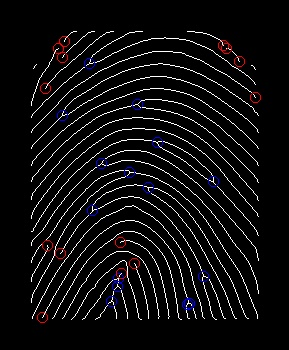
#> input picture extacted_image.jpg, 289 x 350 px
$ python -i enhancement.py   (imports and definitions only)   (older library calls are emulated)
#> lines starting #> are read from the running program, lines starting #| are printed output that depends on the picture; after the words box and inside, x2 and y2 are one past the last pixel; in counts of white or black regions, pixels touching at a corner belong together; long printed decimals are rounded
import numpy as np
import cv2
from scipy import signal
from scipy import ndimage
import math
import scipy
import sys
import skimage
import skimage.morphology
from skimage.morphology import convex_hull_image, erosion
from skimage.morphology import square
from scipy import ndimage
from scipy import signal
import matplotlib.pyplot as plt

# from functions import Functions


class FingerprintImageEnhancer(object):
    # Set intial parameters
    def __init__(self):

        # image block size
        self.ridge_segment_blksze = 16

        # set the mask threshold (true as  its a ridge / valley)
        self.ridge_segment_thresh = 0.1

        # first gaussian kernal sigma
        self.gradient_sigma = 1
        # second gaussian kernal sigma used for smoothing
        self.block_sigma = 7
        # sigma for sine cosine smoothing using gaussian kernal
        self.orient_smooth_sigma = 7

        # determine the fequency block size
        self.ridge_freq_blksze = 38
        self.ridge_freq_windsze = 5
        self.min_wave_length = 10
        self.max_wave_length = 15

        self.kx = 0.9
        self.ky = 0.9
        self.angleInc = 3
        self.ridge_filter_thresh = -3

        self._mask = []
        self._normim = []
        self._orientim = []
        self._mean_freq = []
        self._median_freq = []
        self._freq = []
        self._freqim = []

        # self._binim = []
        self._binim = []

# ----------------------------------------------------------------------------------------------------------------------------------------------
# Make normalization (The __normalise method is used to normalize an input image by subtracting its mean and dividing by its standard deviation)
# The purpose of normalization is to transform the pixel values to a standard scale or distribution, making them more suitable for further processing or analysis.
    def __normalise(self, img, mean, std):
        if(np.std(img) == 0):
            raise ValueError("Image standard deviation is 0. Please review image again")
        normed = (img - np.mean(img)) / (np.std(img))
        return (normed)


# ----------------------------------------------------------------------------------------------------------------------------------------------
# The __ridge_segment function is used for segmenting ridges in a fingerprint image
# Ouput:      normim   - Image where the ridge regions are renormalised to
#                        have zero mean, unit standard deviation.
#              mask    - Mask indicating ridge-like regions of the image,
#                        0 for non ridge regions, 1 for ridge regions.
#              maskind - Vector of indices of locations within the mask.
    def __ridge_segment(self, img):

        # image row and columns
        rows, cols = img.shape

        # normalise to get zero mean and unit standard deviation
        im = self.__normalise(img, 0, 1)

        # # Show normalized image
        # plt.imshow(im, cmap='gray')
        # plt.title("Normalized Image")
        # plt.axis('off')
        # plt.show()


        # The function calculates the dimensions (new_rows and new_cols) of a padded image based on the block size (self.ridge_segment_blksze).
        # The padded image is resized to ensure that it can be divided into blocks of the specified size without any remainder.
        new_rows = np.int(self.ridge_segment_blksze * np.ceil((np.float(rows)) / (np.float(self.ridge_segment_blksze))))
        new_cols = np.int(self.ridge_segment_blksze * np.ceil((np.float(cols)) / (np.float(self.ridge_segment_blksze))))
        # A new array padded_img of zeros is created with the dimensions of the padded image.
        padded_img = np.zeros((new_rows, new_cols))
        stddevim = np.zeros((new_rows, new_cols))
        padded_img[0:rows][:, 0:cols] = im

        for i in range(0, new_rows, self.ridge_segment_blksze):
            for j in range(0, new_cols, self.ridge_segment_blksze):
                # extract each block from the image
                block = padded_img[i:i + self.ridge_segment_blksze][:, j:j + self.ridge_segment_blksze]
                # make an array with the same block size updated with the standared deviation values
                stddevim[i:i + self.ridge_segment_blksze][:, j:j + self.ridge_segment_blksze] = np.std(block) * np.ones(block.shape)

        # The calculated stddevim array is assigned to the corresponding block region in the stddevim array, which has the same dimensions as the padded image.
        # The stddevim array is cropped to the original dimensions of the image using array indexing (stddevim = stddevim[0:rows][:, 0:cols]).
        stddevim = stddevim[0:rows][:, 0:cols]
        # A binary mask (self._mask) is created by comparing the values in the stddevim array with a threshold value (self.ridge_segment_thresh)
        self._mask = stddevim > self.ridge_segment_thresh

        # The mean and standard deviation values of the normalized image (im) are computed only for the pixels identified by the mask (self._mask).
        mean_val = np.mean(im[self._mask])
        std_val = np.std(im[self._mask])

        # final segmentation output after second normalization (_normim)
        self._normim = (im - mean_val) / (std_val)

        # Print statements for debugging
        print("Image shape:", img.shape)
        print("Normalized image shape:", im.shape)
        print("Padded image shape:", padded_img.shape)
        print("Stddev image shape:", stddevim.shape)
        print("Mask shape:", self._mask.shape)
        print("Mean value:", mean_val)
        print("Std value:", std_val)

        # # Show normalized image
        # plt.imshow(self._normim, cmap='gray')
        # plt.title("Normalized Image")
        # plt.axis('off')
        # plt.show()


#----------------------------------------------------------------------------------------------------------------------------------------------

# ridge orientation estimation
# Output:    orientim           - The orientation image in radians.
#                                 Orientation values are +ve clockwise
#                                 and give the direction *along* the
#                                 ridges.
    def __ridge_orient(self):

        # extracting the dimensions of the normalized image
        rows,cols = self._normim.shape

        # Calculate image gradients.
        # It is ensured to be an odd integer by adding 1 if it's even.
        sze = np.fix(6*self.gradient_sigma)
        if np.remainder(sze,2) == 0:
            sze = sze+1
        # A Gaussian kernel is generated using cv2.getGaussianKernel with a size of sze and standard deviation self.gradient_sigma.
        gauss = cv2.getGaussianKernel(np.int(sze),self.gradient_sigma)
        f = gauss * gauss.T

        # Gradient of Gaussian
        fy,fx = np.gradient(f)

        Gx = signal.convolve2d(self._normim, fx, mode='same')
        Gy = signal.convolve2d(self._normim, fy, mode='same')

        Gxx = np.power(Gx,2)
        Gyy = np.power(Gy,2)
        Gxy = Gx*Gy

        #Now smooth the covariance data to perform a weighted summation of the data.
        sze = np.fix(6*self.block_sigma)

        #generate another gaussian kernal
        gauss = cv2.getGaussianKernel(np.int(sze), self.block_sigma)
        f = gauss * gauss.T

        Gxx = ndimage.convolve(Gxx,f)
        Gyy = ndimage.convolve(Gyy,f)
        Gxy = 2*ndimage.convolve(Gxy,f)

        # Analytic solution of principal direction
        # np.finfo(float).eps is a small value (machine epsilon) added to avoid division by zero. It ensures numerical stability of the computation.
        denom = np.sqrt(np.power(Gxy,2) + np.power((Gxx - Gyy),2)) + np.finfo(float).eps
        # Sine and cosine of doubled angles
        sin2theta = Gxy/denom
        cos2theta = (Gxx-Gyy)/denom

        # If the variable self.orient_smooth_sigma is set, the code applies additional smoothing to the computed sin2theta and cos2theta values.
        # This smoothing is done to further refine and enhance the estimated ridge orientations.
        # This convolution applies a weighted average to smooth the angles and reduce any potential noise or inconsistencies.
        if self.orient_smooth_sigma:
            sze = np.fix(6*self.orient_smooth_sigma)
            if np.remainder(sze,2) == 0:
                sze = sze+1
            gauss = cv2.getGaussianKernel(np.int(sze), self.orient_smooth_sigma)
            f = gauss * gauss.T
            # Smoothed sine and cosine of doubled angles
            cos2theta = ndimage.convolve(cos2theta,f)
            sin2theta = ndimage.convolve(sin2theta,f)


        # he ridge orientations (self._orientim) are calculated by taking the arctangent of the ratio between sin2theta and cos2theta.
        # divided by 2(take one angle), and adding π/2 to the result.
        self._orientim = np.pi/2 + np.arctan2(sin2theta,cos2theta)/2

        # Print statements for debugging
        print(self._orientim)


#----------------------------------------------------------------------------------------------------------------------------------------------
# ridge frequency estimation
    def __ridge_freq(self):

        rows, cols = self._normim.shape
        # A frequency matrix (freq) of zeros with the same shape as the normalized image is initialized.
        freq = np.zeros((rows, cols))

        # iterates through blocks of size self.ridge_freq_blksze within the image using nested for loops.
        # This allows processing the image in smaller blocks to estimate the ridge frequency locally.
        for r in range(0, rows - self.ridge_freq_blksze, self.ridge_freq_blksze):
            for c in range(0, cols - self.ridge_freq_blksze, self.ridge_freq_blksze):

              # a block image (blkim) and its corresponding block orientation (blkor) are extracted from the normalized image (self._normim)
              # and the orientation map (self._orientim), respectively.
                blkim = self._normim[r:r + self.ridge_freq_blksze][:, c:c + self.ridge_freq_blksze]
                blkor = self._orientim[r:r + self.ridge_freq_blksze][:, c:c + self.ridge_freq_blksze]

                # The function self.__frequest is called to estimate the local ridge frequency for the current block
                # The estimated frequency values for the current block are assigned to the corresponding positions in the frequency matrix
                freq[r:r + self.ridge_freq_blksze][:, c:c + self.ridge_freq_blksze] = self.__frequest(blkim, blkor)


        # The resulting frequency matrix (freq) is multiplied element-wise by the binary mask (self._mask).
        # This step masks out the frequency values in areas outside the fingerprint region.
        self._freq = freq * self._mask


        # The frequency matrix is reshaped into a 1D array (freq_1d) using np.reshape.
        freq_1d = np.reshape(self._freq, (1, rows * cols))
        # The indices of the non-zero elements in the frequency array are obtained using np.where(freq_1d > 0).
        ind = np.where(freq_1d > 0)
        ind = np.array(ind)
        # The obtained indices are extracted as a 1D array (ind) using ind = ind[1, :].
        ind = ind[1, :]
        # The non-zero frequency values are extracted from the frequency array.
        non_zero_elems_in_freq = freq_1d[0][ind]

        self._mean_freq = np.mean(non_zero_elems_in_freq)
        self._freq = self._mean_freq * self._mask

#----------------------------------------------------------------------------------------------------------------------------------------------

# The __frequest function is responsible for estimating the local ridge frequency for a given block image (blkim) and its corresponding block orientation (blkor)

    def __frequest(self, blkim, blkor):

        rows, cols = np.shape(blkim)
        # The cosine and sine of twice the block orientation (blkor) are calculated using np.cos(2 * blkor) and np.sin(2 * blkor)
        # The average cosine and sine values are obtained using np.mean to represent the dominant orientation of the block.
        # This avoids wraparound problems at the origin.
        cosorient = np.mean(np.cos(2 * blkor))
        sinorient = np.mean(np.sin(2 * blkor))
        orient = math.atan2(sinorient, cosorient) / 2

        # The block image (blkim) is rotated by the calculated orientation (orient)
        rotim = scipy.ndimage.rotate(blkim, orient / np.pi * 180 + 90, axes=(1, 0), reshape=False, order=3,mode='nearest')

        # The rotated block image (rotim) is cropped to a square region with a size proportional to the original block size.
        # The cropping is done to remove any black borders resulting from the rotation.
        # This prevents the projection down the columns from being mucked up.
        cropsze = int(np.fix(rows / np.sqrt(2)))
        offset = int(np.fix((rows - cropsze) / 2))
        rotim = rotim[offset:offset + cropsze][:, offset:offset + cropsze]


        # Sum down the columns to get a projection of the grey values down the ridges.
        proj = np.sum(rotim, axis=0)
        # The projection is dilated using scipy.ndimage.grey_dilation to enhance the peaks representing the ridges
        dilation = scipy.ndimage.grey_dilation(proj, self.ridge_freq_windsze, structure=np.ones(self.ridge_freq_windsze))
        # This difference measures the prominence of the peaks in the projection.
        temp = np.abs(dilation - proj)

        peak_thresh = 2
        # A threshold (peak_thresh) is used to identify significant peaks.
        # The peaks are identified by comparing temp to the threshold and proj to its mean
        maxpts = (temp < peak_thresh) & (proj > np.mean(proj))
        maxind = np.where(maxpts)

        rows_maxind, cols_maxind = np.shape(maxind)

        # If the number of identified peaks is less than 2 (cols_maxind < 2), indicating a lack of significant peaks, a zero matrix is returned.
        if (cols_maxind < 2):
            return(np.zeros(blkim.shape))
        else:
            NoOfPeaks = cols_maxind
            waveLength = (maxind[0][cols_maxind - 1] - maxind[0][0]) / (NoOfPeaks - 1)
            if waveLength >= self.min_wave_length and waveLength <= self.max_wave_length:
                return(1 / np.double(waveLength) * np.ones(blkim.shape))
            else:
                return(np.zeros(blkim.shape))


#----------------------------------------------------------------------------------------------------------------------------------------------
# ridge filter using Gabor filters to enhance the visibility of ridges or features in an image
    def __ridge_filter(self):

        im = np.double(self._normim)
        rows, cols = im.shape
        # An empty image (newim) of the same size as the input image is created to store the filtered result.
        newim = np.zeros((rows, cols))

        # reshape the frequency spectrum
        freq_1d = np.reshape(self._freq, (1, rows * cols))
        # indices where the frequency is greater than 0 are extracted (ind).
        ind = np.where(freq_1d > 0)
        ind = np.array(ind)
        ind = ind[1, :]
        non_zero_elems_in_freq = freq_1d[0][ind]
        # The non-zero elements in the frequency spectrum are rounded and scaled to two decimal places.
        non_zero_elems_in_freq = np.double(np.round((non_zero_elems_in_freq * 100))) / 100
        # The unique values are obtained and stored in unfreq.
        unfreq = np.unique(non_zero_elems_in_freq)

        # The standard deviations (sigmax and sigmay) for the Gabor filter are calculated based on the smallest frequency value in unfreq and scaling factors (self.kx and self.ky).
        sigmax = 1 / unfreq[0] * self.kx
        sigmay = 1 / unfreq[0] * self.ky

        # The size of the Gabor filter (sze) is determined based on the maximum standard deviation among sigmax and sigmay.
        sze = np.int(np.round(3 * np.max([sigmax, sigmay])))

        # A meshgrid x and y is created to represent the coordinates of the Gabor filter.
        x, y = np.meshgrid(np.linspace(-sze, sze, (2 * sze + 1)), np.linspace(-sze, sze, (2 * sze + 1)))
        # The original Gabor filter is constructed by applying a Gaussian envelope and a sinusoidal carrier wave.
        reffilter = np.exp(-(((np.power(x, 2)) / (sigmax * sigmax) + (np.power(y, 2)) / (sigmay * sigmay)))) * np.cos(
            2 * np.pi * unfreq[0] * x)        # this is the original gabor filter

        filt_rows, filt_cols = reffilter.shape

        # The Gabor filter is rotated at different angles (self.angleInc) to generate a bank of Gabor filters (gabor_filter) spanning 180 degrees.
        angleRange = np.int(180 / self.angleInc)
        gabor_filter = np.array(np.zeros((angleRange, filt_rows, filt_cols)))
        for o in range(0, angleRange):
            rot_filt = scipy.ndimage.rotate(reffilter, -(o * self.angleInc + 90), reshape=False)
            gabor_filter[o] = rot_filt


        maxsze = int(sze)

        temp = self._freq > 0
        validr, validc = np.where(temp)

        temp1 = validr > maxsze
        temp2 = validr < rows - maxsze
        temp3 = validc > maxsze
        temp4 = validc < cols - maxsze

        final_temp = temp1 & temp2 & temp3 & temp4

        finalind = np.where(final_temp)

        maxorientindex = np.round(180 / self.angleInc)
        orientindex = np.round(self._orientim / np.pi * 180 / self.angleInc)

        # do the filtering
        for i in range(0, rows):
            for j in range(0, cols):
                if (orientindex[i][j] < 1):
                    orientindex[i][j] = orientindex[i][j] + maxorientindex
                if (orientindex[i][j] > maxorientindex):
                    orientindex[i][j] = orientindex[i][j] - maxorientindex
        finalind_rows, finalind_cols = np.shape(finalind)
        sze = int(sze)
        for k in range(0, finalind_cols):
            r = validr[finalind[0][k]]
            c = validc[finalind[0][k]]

            img_block = im[r - sze:r + sze + 1][:, c - sze:c + sze + 1]

            newim[r][c] = np.sum(img_block * gabor_filter[int(orientindex[r][c]) - 1])

        self._binim = newim < self.ridge_filter_thresh


#----------------------------------------------------------------------------------------------------------------------------------------------
# saves the enhanced image at the specified path
    def save_image(self, img, path):
         cv2.imwrite(path, (255 * self._binim))


#----------------------------------------------------------------------------------------------------------------------------------------------
# main function to enhance the image.
    def enhance(self, img, resize=True):
        if(resize):
            rows, cols = np.shape(img)
            aspect_ratio = np.double(rows) / np.double(cols)
            # randomly selected number
            new_rows = 350
            new_cols = new_rows / aspect_ratio

            img = cv2.resize(img, (np.int(new_cols), np.int(new_rows)))

        self.__ridge_segment(img)   # normalise the image and find a ROI
        self.__ridge_orient()       # compute orientation image
        self.__ridge_freq()         # compute major frequency of ridges
        self.__ridge_filter()       # filter the image using oriented gabor filter

        return(self._binim)

>>> import cv2
>>> picture = cv2.imread('extacted_image.jpg', cv2.IMREAD_GRAYSCALE)
>>> result = FingerprintImageEnhancer().enhance(picture)
#> after the loop in __ridge_segment, `for i in range(0, new_rows, self.ridge_segment_blksze):`:
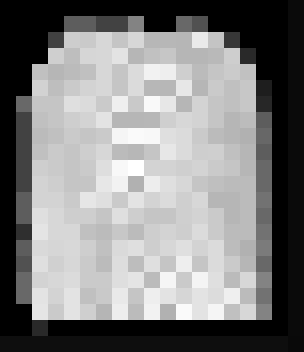
#> stddevim: shape (352, 304) float64; min 0, max 1.5, mean 0.773; drawn with min black and max white
#> in __ridge_segment, `self._mask = stddevim > self.ridge_segment_thresh`:
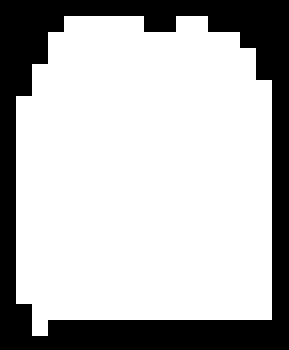
#> self._mask: shape (350, 289) bool; 72.1% white; 1 black region, box (x1, y1, x2, y2) and area: (0, 0, 289, 350) 28190
#> in __ridge_segment, `mean_val = np.mean(im[self._mask])`: mean_val = 0.0971
#> in __ridge_segment, `std_val = np.std(im[self._mask])`: std_val = 1.16
#| Image shape: (350, 289)
#| Normalized image shape: (350, 289)
#| Padded image shape: (352, 304)
#| Stddev image shape: (350, 289)
#| Mask shape: (350, 289)
#| Mean value: 0.09707
#| Std value: 1.163
#> (printed output is left out)
#> the loop in __ridge_freq, `for r in range(0, rows - self.ridge_freq_blksze, self.ridge_freq_blksz..` made 9 passes
#> pass 1, in __frequest (call 4), `rotim = rotim[offset:offset + cropsze][:, offset:offset + cropsze]`:
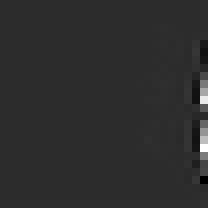
#> rotim: shape (26, 26) float64 (shown 8 times larger); min -1.14, max 3.65, mean -0.273; drawn with min black and max white
#> after the loop in __ridge_freq, `for r in range(0, rows - self.ridge_freq_blksze, self.ridge_freq_blksz..`:
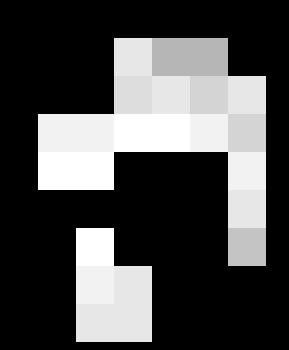
#> freq: shape (350, 289) float64; min 0, max 0.1, mean 0.0298; drawn with min black and max white
#> after the loop in __ridge_filter, `for i in range(0, rows):`:
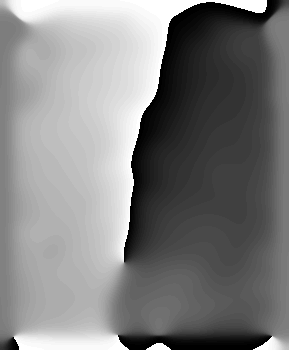
#> orientindex: shape (350, 289) float64; min 1, max 60, mean 30.6; drawn with min black and max white
#> after the loop in __ridge_filter, `for k in range(0, finalind_cols):`:
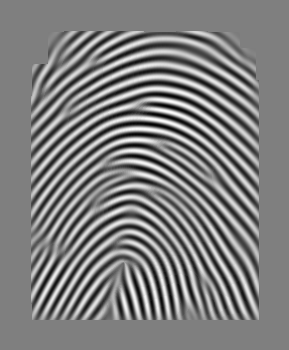
#> newim: shape (350, 289) float64; min -105.6, max 105.2, mean 0.1; drawn with min black and max white
#> in __ridge_filter, `self._binim = newim < self.ridge_filter_thresh`:
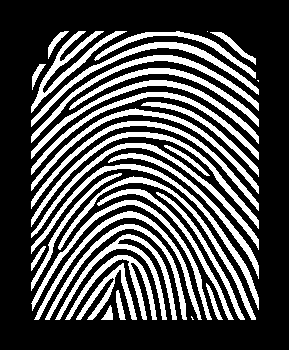
#> self._binim: shape (350, 289) bool; 30.9% white; 35 white regions (3 under 20 px), largest, box (x1, y1, x2, y2) and area: (31, 164, 259, 310) 1664, (55, 234, 177, 320) 1526, (31, 42, 259, 127) 1515

$ run again, on Application_enhance.jpg
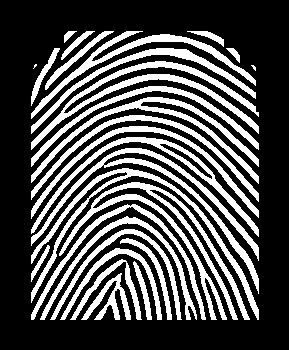
#> input picture Application_enhance.jpg, 289 x 350 px
#> picture is the input picture: shape (350, 289); min 0, max 255, mean 79.2
#> in __ridge_segment, `self._mask = stddevim > self.ridge_segment_thresh`:
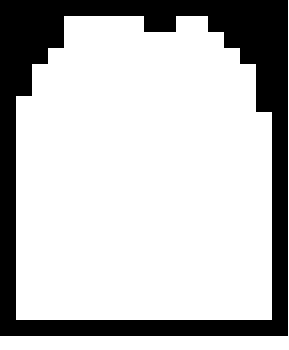
#> self._mask: shape (350, 289) bool; 75.2% white; 1 black region, box (x1, y1, x2, y2) and area: (0, 0, 288, 336) 25088
#> mean_val = 0.222
#> std_val = 1.06
#| Image shape: (350, 289)
#| Normalized image shape: (350, 289)
#| Padded image shape: (352, 304)
#| Stddev image shape: (350, 289)
#| Mask shape: (350, 289)
#| Mean value: 0.2222
#| Std value: 1.063
#> (printed output is left out)
#> the loop in __ridge_freq, `for r in range(0, rows - self.ridge_freq_blksze, self.ridge_freq_blksz..` made 9 passes
#> in __ridge_filter, `self._binim = newim < self.ridge_filter_thresh`:
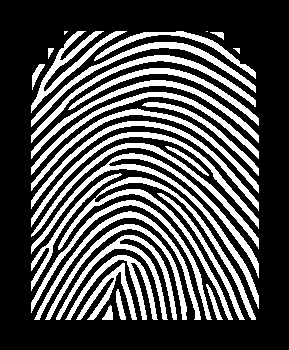
#> self._binim: shape (350, 289) bool; 31% white; 32 white regions (2 under 20 px), largest, box (x1, y1, x2, y2) and area: (31, 153, 259, 309) 2777, (58, 177, 256, 320) 2437, (31, 132, 259, 229) 1552
